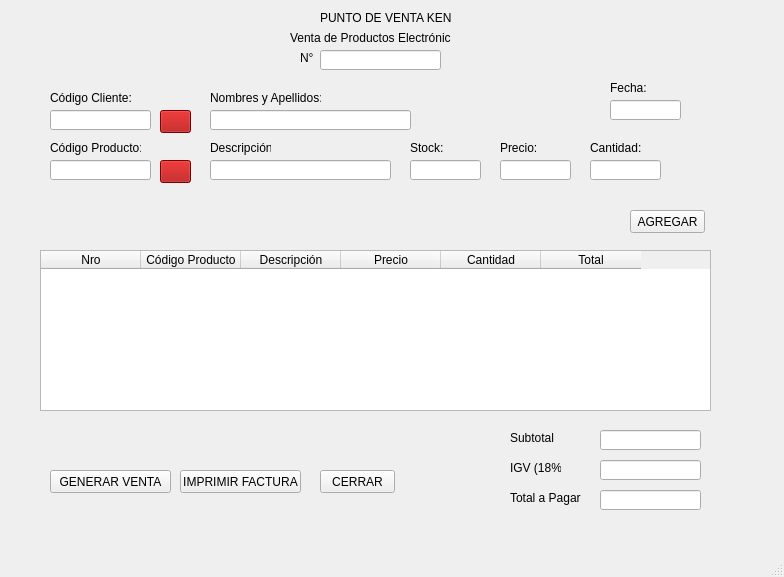
<?xml version="1.0" encoding="UTF-8"?>
<ui version="4.0">
 <class>MainWindow</class>
 <widget class="QMainWindow" name="MainWindow">
  <property name="geometry">
   <rect>
    <x>0</x>
    <y>0</y>
    <width>784</width>
    <height>577</height>
   </rect>
  </property>
  <property name="windowTitle">
   <string>MainWindow</string>
  </property>
  <widget class="QWidget" name="centralwidget">
   <widget class="QLabel" name="label">
    <property name="geometry">
     <rect>
      <x>320</x>
      <y>10</y>
      <width>131</width>
      <height>16</height>
     </rect>
    </property>
    <property name="text">
     <string>PUNTO DE VENTA KENNY</string>
    </property>
   </widget>
   <widget class="QLabel" name="lblCodigo">
    <property name="geometry">
     <rect>
      <x>50</x>
      <y>90</y>
      <width>81</width>
      <height>16</height>
     </rect>
    </property>
    <property name="text">
     <string>Código Cliente:</string>
    </property>
   </widget>
   <widget class="QLabel" name="label_3">
    <property name="geometry">
     <rect>
      <x>50</x>
      <y>140</y>
      <width>91</width>
      <height>16</height>
     </rect>
    </property>
    <property name="text">
     <string>Código Producto:</string>
    </property>
   </widget>
   <widget class="QLabel" name="label_4">
    <property name="geometry">
     <rect>
      <x>210</x>
      <y>140</y>
      <width>61</width>
      <height>16</height>
     </rect>
    </property>
    <property name="text">
     <string>Descripción:</string>
    </property>
   </widget>
   <widget class="QLineEdit" name="txtCodigoCliente">
    <property name="geometry">
     <rect>
      <x>50</x>
      <y>110</y>
      <width>101</width>
      <height>20</height>
     </rect>
    </property>
   </widget>
   <widget class="QLineEdit" name="txtCodigoProducto">
    <property name="geometry">
     <rect>
      <x>50</x>
      <y>160</y>
      <width>101</width>
      <height>20</height>
     </rect>
    </property>
   </widget>
   <widget class="QLineEdit" name="txtDescripcion">
    <property name="geometry">
     <rect>
      <x>210</x>
      <y>160</y>
      <width>181</width>
      <height>20</height>
     </rect>
    </property>
   </widget>
   <widget class="QLabel" name="label_5">
    <property name="geometry">
     <rect>
      <x>410</x>
      <y>140</y>
      <width>71</width>
      <height>16</height>
     </rect>
    </property>
    <property name="text">
     <string>Stock:</string>
    </property>
   </widget>
   <widget class="QLabel" name="label_6">
    <property name="geometry">
     <rect>
      <x>590</x>
      <y>140</y>
      <width>71</width>
      <height>16</height>
     </rect>
    </property>
    <property name="text">
     <string>Cantidad:</string>
    </property>
   </widget>
   <widget class="QLabel" name="label_7">
    <property name="geometry">
     <rect>
      <x>500</x>
      <y>140</y>
      <width>41</width>
      <height>16</height>
     </rect>
    </property>
    <property name="text">
     <string>Precio:</string>
    </property>
   </widget>
   <widget class="QLabel" name="label_8">
    <property name="geometry">
     <rect>
      <x>610</x>
      <y>80</y>
      <width>51</width>
      <height>16</height>
     </rect>
    </property>
    <property name="text">
     <string>Fecha:</string>
    </property>
   </widget>
   <widget class="QLineEdit" name="txtStock">
    <property name="geometry">
     <rect>
      <x>410</x>
      <y>160</y>
      <width>71</width>
      <height>20</height>
     </rect>
    </property>
   </widget>
   <widget class="QLineEdit" name="txtCantidad">
    <property name="geometry">
     <rect>
      <x>590</x>
      <y>160</y>
      <width>71</width>
      <height>20</height>
     </rect>
    </property>
   </widget>
   <widget class="QLineEdit" name="txtPrecio">
    <property name="geometry">
     <rect>
      <x>500</x>
      <y>160</y>
      <width>71</width>
      <height>20</height>
     </rect>
    </property>
   </widget>
   <widget class="QLineEdit" name="txtFecha">
    <property name="geometry">
     <rect>
      <x>610</x>
      <y>100</y>
      <width>71</width>
      <height>20</height>
     </rect>
    </property>
   </widget>
   <widget class="QTableWidget" name="tblDetalle">
    <property name="geometry">
     <rect>
      <x>40</x>
      <y>250</y>
      <width>671</width>
      <height>161</height>
     </rect>
    </property>
    <column>
     <property name="text">
      <string>Nro</string>
     </property>
    </column>
    <column>
     <property name="text">
      <string>Código Producto</string>
     </property>
    </column>
    <column>
     <property name="text">
      <string>Descripción</string>
     </property>
    </column>
    <column>
     <property name="text">
      <string>Precio</string>
     </property>
    </column>
    <column>
     <property name="text">
      <string>Cantidad</string>
     </property>
    </column>
    <column>
     <property name="text">
      <string>Total</string>
     </property>
    </column>
   </widget>
   <widget class="QPushButton" name="btnGenerar">
    <property name="geometry">
     <rect>
      <x>50</x>
      <y>470</y>
      <width>121</width>
      <height>23</height>
     </rect>
    </property>
    <property name="text">
     <string>GENERAR VENTA</string>
    </property>
   </widget>
   <widget class="QPushButton" name="btnImprimirFactura">
    <property name="geometry">
     <rect>
      <x>180</x>
      <y>470</y>
      <width>121</width>
      <height>23</height>
     </rect>
    </property>
    <property name="text">
     <string>IMPRIMIR FACTURA</string>
    </property>
   </widget>
   <widget class="QPushButton" name="btnCerrar">
    <property name="geometry">
     <rect>
      <x>320</x>
      <y>470</y>
      <width>75</width>
      <height>23</height>
     </rect>
    </property>
    <property name="text">
     <string>CERRAR</string>
    </property>
   </widget>
   <widget class="QLabel" name="label_2">
    <property name="geometry">
     <rect>
      <x>290</x>
      <y>30</y>
      <width>161</width>
      <height>16</height>
     </rect>
    </property>
    <property name="text">
     <string>Venta de Productos Electrónicos</string>
    </property>
   </widget>
   <widget class="QLabel" name="lblCodigo_2">
    <property name="geometry">
     <rect>
      <x>300</x>
      <y>50</y>
      <width>21</width>
      <height>16</height>
     </rect>
    </property>
    <property name="text">
     <string>N°</string>
    </property>
   </widget>
   <widget class="QLineEdit" name="txtNumeroDocumento">
    <property name="geometry">
     <rect>
      <x>320</x>
      <y>50</y>
      <width>121</width>
      <height>20</height>
     </rect>
    </property>
   </widget>
   <widget class="QLabel" name="lblCodigo_3">
    <property name="geometry">
     <rect>
      <x>210</x>
      <y>90</y>
      <width>111</width>
      <height>16</height>
     </rect>
    </property>
    <property name="text">
     <string>Nombres y Apellidos:</string>
    </property>
   </widget>
   <widget class="QLineEdit" name="txtNombres">
    <property name="geometry">
     <rect>
      <x>210</x>
      <y>110</y>
      <width>201</width>
      <height>20</height>
     </rect>
    </property>
   </widget>
   <widget class="QPushButton" name="btnAgregar">
    <property name="geometry">
     <rect>
      <x>630</x>
      <y>210</y>
      <width>75</width>
      <height>23</height>
     </rect>
    </property>
    <property name="text">
     <string>AGREGAR</string>
    </property>
   </widget>
   <widget class="QLineEdit" name="txtSubTotal">
    <property name="geometry">
     <rect>
      <x>600</x>
      <y>430</y>
      <width>101</width>
      <height>20</height>
     </rect>
    </property>
   </widget>
   <widget class="QLabel" name="label_9">
    <property name="geometry">
     <rect>
      <x>510</x>
      <y>430</y>
      <width>51</width>
      <height>16</height>
     </rect>
    </property>
    <property name="text">
     <string>Subtotal</string>
    </property>
   </widget>
   <widget class="QLabel" name="label_10">
    <property name="geometry">
     <rect>
      <x>510</x>
      <y>460</y>
      <width>51</width>
      <height>16</height>
     </rect>
    </property>
    <property name="text">
     <string>IGV (18%)</string>
    </property>
   </widget>
   <widget class="QLabel" name="label_11">
    <property name="geometry">
     <rect>
      <x>510</x>
      <y>490</y>
      <width>71</width>
      <height>16</height>
     </rect>
    </property>
    <property name="text">
     <string>Total a Pagar</string>
    </property>
   </widget>
   <widget class="QLineEdit" name="txtIgv">
    <property name="geometry">
     <rect>
      <x>600</x>
      <y>460</y>
      <width>101</width>
      <height>20</height>
     </rect>
    </property>
   </widget>
   <widget class="QLineEdit" name="txtTotalPagar">
    <property name="geometry">
     <rect>
      <x>600</x>
      <y>490</y>
      <width>101</width>
      <height>20</height>
     </rect>
    </property>
   </widget>
   <widget class="QPushButton" name="btnBuscarCliente">
    <property name="geometry">
     <rect>
      <x>160</x>
      <y>110</y>
      <width>31</width>
      <height>23</height>
     </rect>
    </property>
    <property name="styleSheet">
     <string notr="true">background-color: rgb(170, 0, 0);</string>
    </property>
    <property name="text">
     <string/>
    </property>
   </widget>
   <widget class="QPushButton" name="btnBuscarProducto">
    <property name="geometry">
     <rect>
      <x>160</x>
      <y>160</y>
      <width>31</width>
      <height>23</height>
     </rect>
    </property>
    <property name="styleSheet">
     <string notr="true">background-color: rgb(170, 0, 0);</string>
    </property>
    <property name="text">
     <string/>
    </property>
   </widget>
  </widget>
  <widget class="QMenuBar" name="menubar">
   <property name="geometry">
    <rect>
     <x>0</x>
     <y>0</y>
     <width>784</width>
     <height>21</height>
    </rect>
   </property>
  </widget>
  <widget class="QStatusBar" name="statusbar"/>
 </widget>
 <resources/>
 <connections/>
</ui>
